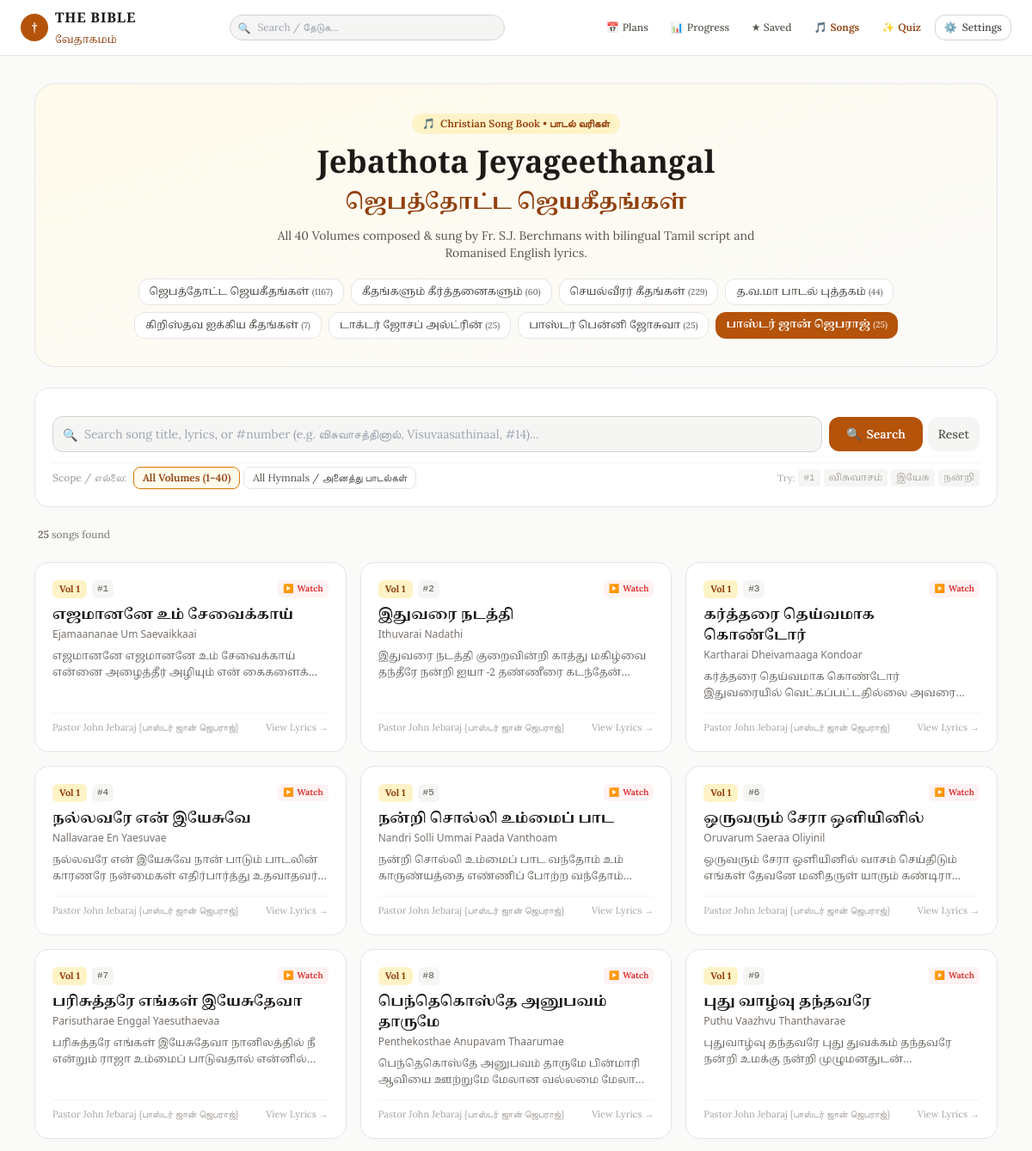
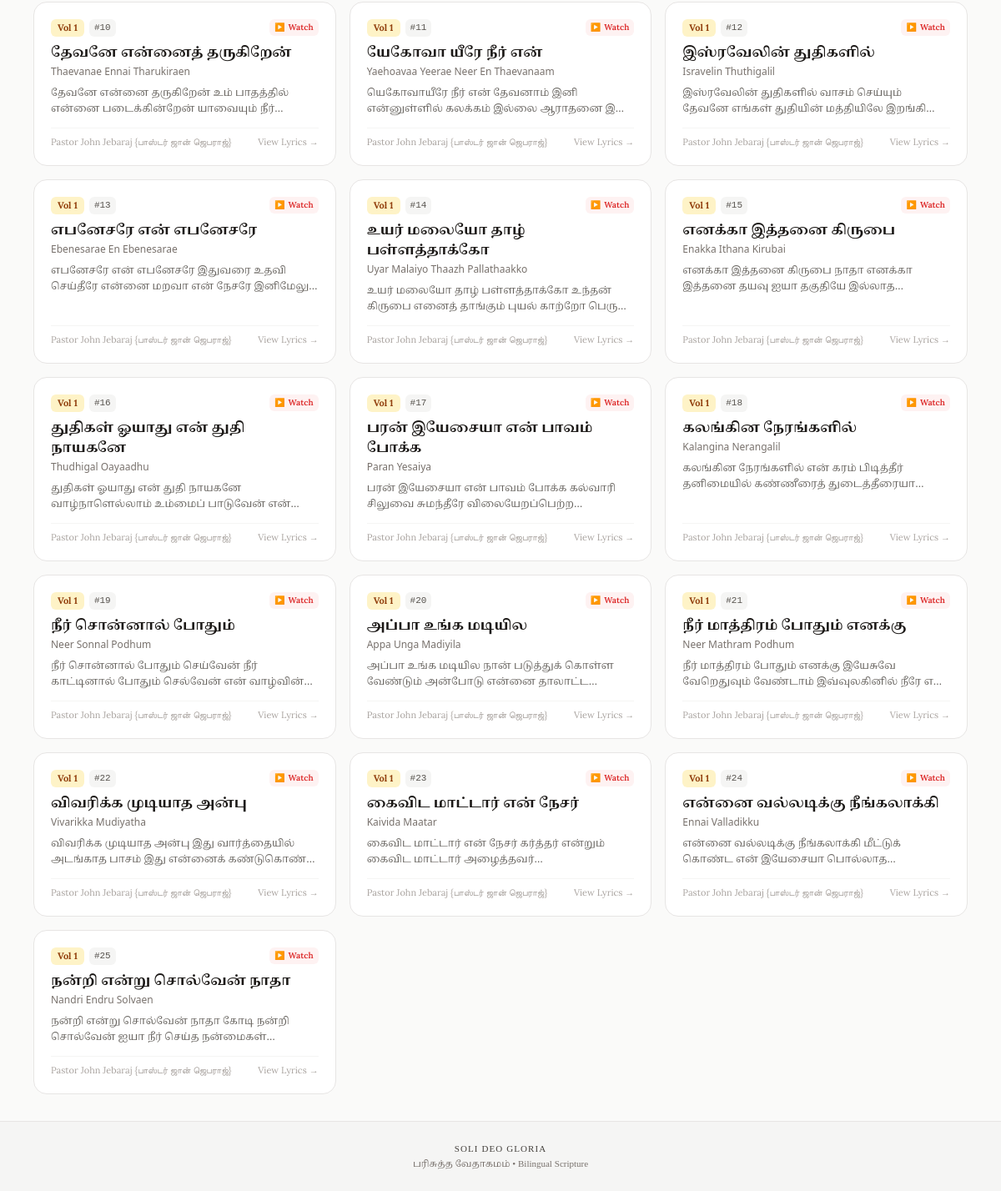
The page /songs?book=johnjebaraj&canon=protestant on the database its author committed (2 pictures, top to bottom).
### tables this page shows
CREATE TABLE song_books (
            code TEXT PRIMARY KEY,
            name_ta TEXT NOT NULL,
            name_en TEXT NOT NULL,
            display_order INTEGER DEFAULT 0
        );

CREATE TABLE songs (
            id INTEGER PRIMARY KEY,
            songbook_code TEXT NOT NULL,
            songbook_name_ta TEXT,
            songbook_name_en TEXT,
            volume INTEGER DEFAULT 0,
            volume_name TEXT,
            song_number INTEGER DEFAULT 0,
            title_ta TEXT NOT NULL,
            title_en TEXT NOT NULL,
            alternate_title TEXT,
            lyrics_ta TEXT,
            lyrics_en TEXT,
            lyrics_bilingual TEXT,
            author TEXT,
            youtube_url TEXT
        );

### app/main.py (the view)
@app.get("/songs", response_class=HTMLResponse)
async def songs_directory_page(
    request: Request,
    book: str = Query("jebathota"),
    vol: int = Query(None),
    q: str = Query(""),
    page: int = Query(1, ge=1),
    canon: str = Query(None)
):
    active_canon = resolve_canon(request, canon)
    canon_ctx = get_canon_context(active_canon)
    songbooks = get_song_books()
    volumes = get_song_volumes(book)
    clean_q = q.strip() if q else ""
    page_size = 40
    offset = (page - 1) * page_size
    songs_data = get_songs_list(
        songbook_code=book,
        volume=vol,
        query=clean_q,
        limit=page_size,
        offset=offset
    )
    total_count = songs_data["total_count"]
    total_pages = max(1, (total_count + page_size - 1) // page_size)
    return templates.TemplateResponse(
        request=request,
        name="songs.html",
        context={
            **canon_ctx,
            "songbooks": songbooks,
            "volumes": volumes,
            "active_book": book,
            "active_vol": vol,
            "query": clean_q,
            "songs": songs_data["songs"],
            "total_count": total_count,
            "page": page,
            "total_pages": total_pages,
        },
    )

### templates/songs.html (shortened to what this page needs)
{% extends "base.html" %}
{% block content %}
<div class="max-w-6xl mx-auto px-3 sm:px-4 py-4 sm:py-8 space-y-6">
    <div class="bg-gradient-to-br from-amber-50 to-stone-50 dark:from-stone-900 dark:to-stone-950 border border-stone-200 dark:border-stone-800 rounded-3xl p-5 sm:p-8 text-center space-y-3 relative overflow-hidden shadow-xs">
        <div class="inline-flex items-center gap-1.5 px-3 py-1 rounded-full bg-amber-100 dark:bg-amber-900/40 text-amber-800 dark:text-amber-300 text-xs font-semibold">
            <span>🎵</span> <span>Christian Song Book • பாடல் வரிகள்</span>
        </div>
        <h1 class="font-cinzel text-2xl sm:text-4xl font-bold text-stone-900 dark:text-stone-100">
            Jebathota Jeyageethangal
        </h1>
        <h2 class="font-tamil text-lg sm:text-2xl text-amber-800 dark:text-amber-400 font-semibold" translate="no">
            ஜெபத்தோட்ட ஜெயகீதங்கள்
        </h2>
        <p class="text-xs sm:text-sm text-stone-600 dark:text-stone-400 max-w-xl mx-auto">
            All 40 Volumes composed & sung by Fr. S.J. Berchmans with bilingual Tamil script and Romanised English lyrics.
        </p>
        <div class="pt-2 flex flex-wrap justify-center gap-1.5 sm:gap-2">
            {% for sb in songbooks %}
            <a href="/songs?book={{ sb.code }}{% if canon %}&canon={{ canon }}{% endif %}"
               class="px-3 py-1.5 rounded-xl text-xs font-medium transition cursor-pointer {% if active_book == sb.code %}bg-amber-700 text-white font-semibold shadow-xs{% else %}bg-white dark:bg-stone-800 text-stone-700 dark:text-stone-300 border border-stone-200 dark:border-stone-700 hover:border-amber-600{% endif %}">
                <span class="font-tamil" translate="no">{{ sb.name_ta }}</span>
                <span class="text-[10px] opacity-75">({{ sb.song_count }})</span>
            </a>
            {% endfor %}
        </div>
    </div>
    <div class="bg-white dark:bg-stone-900 border border-stone-200 dark:border-stone-800 rounded-2xl p-4 sm:p-5 shadow-xs space-y-3">
        <form id="song-search-form" action="/songs" method="get" class="space-y-3">
            <div class="flex flex-col sm:flex-row gap-2 relative">
                <div class="relative flex-1">
                    <input type="text" id="song-search-input" name="q" value="{{ query }}"
                           placeholder="Search song title, lyrics, or #number (e.g. விசுவாசத்தினால், Visuvaasathinaal, #14)..."
                           autocomplete="off"
                           class="w-full text-xs sm:text-sm bg-stone-100 dark:bg-stone-800 border border-stone-300 dark:border-stone-700 rounded-xl pl-9 pr-8 py-2.5 focus:outline-none focus:ring-2 focus:ring-amber-700 text-stone-900 dark:text-stone-100">
                    <span class="absolute left-3 top-3 text-stone-400 text-xs sm:text-sm">🔍</span>
                </div>
                <div class="flex items-center gap-1.5 shrink-0">
                    <button type="submit" class="w-full sm:w-auto px-5 py-2.5 bg-amber-700 hover:bg-amber-800 text-white rounded-xl text-xs sm:text-sm font-semibold transition cursor-pointer flex items-center justify-center gap-1.5 shadow-xs">
                        <span>🔍</span> <span>Search</span>
                    </button>
                    {% if query or active_vol or (active_book and active_book != 'jebathota') %}
                    <a href="/songs?book=jebathota{% if canon %}&canon={{ canon }}{% endif %}"
                       class="px-3 py-2.5 bg-stone-100 dark:bg-stone-800 hover:bg-stone-200 dark:hover:bg-stone-700 text-stone-600 dark:text-stone-300 rounded-xl text-xs sm:text-sm font-medium transition shrink-0"
                       title="Reset search and filters">
                        Reset
                    </a>
                    {% endif %}
                </div>
            </div>
            <div class="flex flex-wrap items-center justify-between gap-2 pt-1 border-t border-stone-100 dark:border-stone-800 text-xs">
                <div class="flex flex-wrap items-center gap-1 text-[11px] sm:text-xs">
                    <span class="text-stone-400 font-medium mr-1">Scope / எல்லை:</span>
                    <label class="inline-flex items-center gap-1 px-2.5 py-1 rounded-lg border cursor-pointer transition {% if not active_vol and active_book != 'all' %}bg-amber-50 dark:bg-amber-950/40 border-amber-600 text-amber-800 dark:text-amber-300 font-semibold{% else %}border-stone-200 dark:border-stone-700 text-stone-600 dark:text-stone-400 hover:bg-stone-50 dark:hover:bg-stone-800{% endif %}">
                        <span>All Volumes (1–40)</span>
                    </label>
                    <label class="inline-flex items-center gap-1 px-2.5 py-1 rounded-lg border cursor-pointer transition {% if active_book == 'all' %}bg-amber-50 dark:bg-amber-950/40 border-amber-600 text-amber-800 dark:text-amber-300 font-semibold{% else %}border-stone-200 dark:border-stone-700 text-stone-600 dark:text-stone-400 hover:bg-stone-50 dark:hover:bg-stone-800{% endif %}">
                        <span>All Hymnals / அனைத்து பாடல்கள்</span>
                    </label>
                </div>
                <div class="hidden md:flex items-center gap-1 text-[11px] text-stone-400">
                    <span>Try:</span>
                    <button type="button" onclick="quickFillSearch('#1')" class="px-1.5 py-0.5 rounded bg-stone-100 dark:bg-stone-800 hover:text-amber-700 font-mono">#1</button>
                    <button type="button" onclick="quickFillSearch('விசுவாசம்')" class="px-1.5 py-0.5 rounded bg-stone-100 dark:bg-stone-800 hover:text-amber-700 font-tamil" translate="no">விசுவாசம்</button>
                    <button type="button" onclick="quickFillSearch('இயேசு')" class="px-1.5 py-0.5 rounded bg-stone-100 dark:bg-stone-800 hover:text-amber-700 font-tamil" translate="no">இயேசு</button>
                    <button type="button" onclick="quickFillSearch('நன்றி')" class="px-1.5 py-0.5 rounded bg-stone-100 dark:bg-stone-800 hover:text-amber-700 font-tamil" translate="no">நன்றி</button>
                </div>
            </div>
        </form>
    </div>
    <div class="flex items-center justify-between text-xs text-stone-500 px-1">
        <div>
            <span><strong>{{ total_count }}</strong> songs found</span>
        </div>
    </div>
    {% if songs %}
    <div class="grid grid-cols-1 md:grid-cols-2 lg:grid-cols-3 gap-3 sm:gap-4">
        {% for s in songs %}
        <a href="/songs/{{ s.id }}{% if canon %}?canon={{ canon }}{% endif %}"
           class="group bg-white dark:bg-stone-900 border border-stone-200 dark:border-stone-800 hover:border-amber-600/70 rounded-2xl p-4 sm:p-5 shadow-xs hover:shadow-md transition flex flex-col justify-between space-y-3">
            <div class="space-y-2">
                <div class="flex items-center justify-between text-[11px]">
                    <div class="flex items-center gap-1.5">
                        {% if s.volume and s.volume > 0 %}
                        <span class="px-2 py-0.5 rounded-md bg-amber-100 dark:bg-amber-900/40 text-amber-800 dark:text-amber-300 font-bold">
                            Vol {{ s.volume }}
                        </span>
                        {% endif %}
                        {% if s.song_number and s.song_number > 0 %}
                        <span class="px-1.5 py-0.5 rounded-md bg-stone-100 dark:bg-stone-800 text-stone-600 dark:text-stone-400 font-mono">
                            #{{ s.song_number }}
                        </span>
                        {% endif %}
                    </div>
                    {% if s.youtube_url %}
                    <span class="inline-flex items-center gap-1 text-red-600 text-xs font-semibold px-1.5 py-0.5 rounded-md bg-red-50 dark:bg-red-950/40" title="Watch on YouTube">
                        <span class="text-[10px]">▶️</span> <span class="text-[10px] hidden sm:inline">Watch</span>
                    </span>
                    {% endif %}
                </div>
                <div>
                    <h3 class="font-tamil font-bold text-sm sm:text-base text-stone-900 dark:text-stone-100 group-hover:text-amber-700 dark:group-hover:text-amber-400 transition leading-snug" translate="no">
                        {{ s.title_ta }}
                    </h3>
                    <p class="font-sans text-xs text-stone-500 font-medium mt-0.5">
                        {{ s.title_en }}
                    </p>
                </div>
                {% if s.snippet_ta %}
                <p class="font-tamil text-xs text-stone-600 dark:text-stone-400 line-clamp-2 leading-relaxed opacity-90" translate="no">
                    {{ s.snippet_ta }}...
                </p>
                {% endif %}
            </div>
            <div class="pt-2 border-t border-stone-100 dark:border-stone-800 flex items-center justify-between text-[11px] text-stone-400 group-hover:text-amber-700 transition">
                <span>{{ s.author or "Fr. S.J. Berchmans" }}</span>
                <span>View Lyrics →</span>
            </div>
        </a>
        {% endfor %}
    </div>
    {% endif %}
</div>
{% endblock %}

### templates/base.html (style rules this page uses)
:root { --reader-font-size: 18px; }
.font-tamil { font-family: 'Noto Serif Tamil', serif; line-height: 2.1; }
.verse-text-ta, .verse-ta, .font-tamil { line-height: 1.95 !important; }

### rows shown on the page
song_books: name_ta "ஜெபத்தோட்ட ஜெயகீதங்கள்", song_count "1167"
song_books: name_ta "கீதங்களும் கீர்த்தனைகளும்", song_count "60"
song_books: name_ta "செயல்வீரர் கீதங்கள்", song_count "229"
song_books: name_ta "த.வ.மா பாடல் புத்தகம்", song_count "44"
song_books: name_ta "கிறிஸ்தவ ஐக்கிய கீதங்கள்", song_count "7"
song_books: name_ta "டாக்டர் ஜோசப் அல்ட்ரின்", song_count "25"
song_books: name_ta "பாஸ்டர் பென்னி ஜோசுவா", song_count "25"
song_books: name_ta "பாஸ்டர் ஜான் ஜெபராஜ்", song_count "25"
songs: volume "1", song_number "1", shows "Watch", title_ta "எஜமானனே உம் சேவைக்காய்", title_en "Ejamaananae Um Saevaikkaai", snippet_ta "எஜமானனே எஜமானனே உம் சேவைக்காய் என்னை அழைத்தீர் அழியும் என்…", author "Pastor John Jebaraj {பாஸ்டர் ஜான் ஜெபராஜ்}"
songs: volume "1", song_number "2", shows "Watch", title_ta "இதுவரை நடத்தி", title_en "Ithuvarai Nadathi", snippet_ta "இதுவரை நடத்தி குறைவின்றி காத்து மகிழ்வை தந்தீரே நன்றி ஐயா -2 தண்ணீரை…", author "Pastor John Jebaraj {பாஸ்டர் ஜான் ஜெபராஜ்}"
songs: volume "1", song_number "3", shows "Watch", title_ta "கர்த்தரை தெய்வமாக கொண்டோர்", title_en "Kartharai Dheivamaaga Kondoar", snippet_ta "கர்த்தரை தெய்வமாக கொண்டோர் இதுவரையில் வெட்கப்பட்டதில்லை…", author "Pastor John Jebaraj {பாஸ்டர் ஜான் ஜெபராஜ்}"
songs: volume "1", song_number "4", shows "Watch", title_ta "நல்லவரே என் இயேசுவே", title_en "Nallavarae En Yaesuvae", snippet_ta "நல்லவரே என் இயேசுவே நான் பாடும் பாடலின் காரணரே நன்மைகள் எதிர்பார்த்து…", author "Pastor John Jebaraj {பாஸ்டர் ஜான் ஜெபராஜ்}"
songs: volume "1", song_number "5", shows "Watch", title_ta "நன்றி சொல்லி உம்மைப் பாட", title_en "Nandri Solli Ummai Paada Vanthoam", snippet_ta "நன்றி சொல்லி உம்மைப் பாட வந்தோம் உம் காருண்யத்தை எண்ணிப் போற்ற…", author "Pastor John Jebaraj {பாஸ்டர் ஜான் ஜெபராஜ்}"
songs: volume "1", song_number "6", shows "Watch", title_ta "ஒருவரும் சேரா ஒளியினில்", title_en "Oruvarum Saeraa Oliyinil", snippet_ta "ஒருவரும் சேரா ஒளியினில் வாசம் செய்திடும் எங்கள் தேவனே மனிதருள் யாரும்…", author "Pastor John Jebaraj {பாஸ்டர் ஜான் ஜெபராஜ்}"
songs: volume "1", song_number "7", shows "Watch", title_ta "பரிசுத்தரே எங்கள் இயேசுதேவா", title_en "Parisutharae Enggal Yaesuthaevaa", snippet_ta "பரிசுத்தரே எங்கள் இயேசுதேவா நானிலத்தில் நீ என்றும் ராஜா உம்மைப் பாடுவதால்…", author "Pastor John Jebaraj {பாஸ்டர் ஜான் ஜெபராஜ்}"
songs: volume "1", song_number "8", shows "Watch", title_ta "பெந்தெகொஸ்தே அனுபவம் தாருமே", title_en "Penthekosthae Anupavam Thaarumae", snippet_ta "பெந்தெகொஸ்தே அனுபவம் தாருமே பின்மாரி ஆவியை ஊற்றுமே மேலான வல்லமை…", author "Pastor John Jebaraj {பாஸ்டர் ஜான் ஜெபராஜ்}"
songs: volume "1", song_number "9", shows "Watch", title_ta "புது வாழ்வு தந்தவரே", title_en "Puthu Vaazhvu Thanthavarae", snippet_ta "புதுவாழ்வு தந்தவரே புது துவக்கம் தந்தவரே நன்றி உமக்கு நன்றி…", author "Pastor John Jebaraj {பாஸ்டர் ஜான் ஜெபராஜ்}"
songs: volume "1", song_number "10", shows "Watch", title_ta "தேவனே என்னைத் தருகிறேன்", title_en "Thaevanae Ennai Tharukiraen", snippet_ta "தேவனே என்னை தருகிறேன் உம் பாதத்தில் என்னை படைக்கின்றேன் யாவையும்…", author "Pastor John Jebaraj {பாஸ்டர் ஜான் ஜெபராஜ்}"
songs: volume "1", song_number "11", shows "Watch", title_ta "யேகோவா யீரே நீர் என்", title_en "Yaehoavaa Yeerae Neer En Thaevanaam", snippet_ta "யெகோவாயீரே நீர் என் தேவனாம் இனி என்னுள்ளில் கலக்கம் இல்லை ஆராதனை…", author "Pastor John Jebaraj {பாஸ்டர் ஜான் ஜெபராஜ்}"
songs: volume "1", song_number "12", shows "Watch", title_ta "இஸ்ரவேலின் துதிகளில்", title_en "Isravelin Thuthigalil", snippet_ta "இஸ்ரவேலின் துதிகளில் வாசம் செய்யும் தேவனே எங்கள் துதியின் மத்தியிலே…", author "Pastor John Jebaraj {பாஸ்டர் ஜான் ஜெபராஜ்}"
songs: volume "1", song_number "13", shows "Watch", title_ta "எபனேசரே என் எபனேசரே", title_en "Ebenesarae En Ebenesarae", snippet_ta "எபனேசரே என் எபனேசரே இதுவரை உதவி செய்தீரே என்னை மறவா என் நேசரே…", author "Pastor John Jebaraj {பாஸ்டர் ஜான் ஜெபராஜ்}"
songs: volume "1", song_number "14", shows "Watch", title_ta "உயர் மலையோ தாழ் பள்ளத்தாக்கோ", title_en "Uyar Malaiyo Thaazh Pallathaakko", snippet_ta "உயர் மலையோ தாழ் பள்ளத்தாக்கோ உந்தன் கிருபை எனைத் தாங்கும் புயல் காற்றோ…", author "Pastor John Jebaraj {பாஸ்டர் ஜான் ஜெபராஜ்}"
songs: volume "1", song_number "15", shows "Watch", title_ta "எனக்கா இத்தனை கிருபை", title_en "Enakka Ithana Kirubai", snippet_ta "எனக்கா இத்தனை கிருபை நாதா எனக்கா இத்தனை தயவு ஐயா தகுதியே…", author "Pastor John Jebaraj {பாஸ்டர் ஜான் ஜெபராஜ்}"
songs: volume "1", song_number "16", shows "Watch", title_ta "துதிகள் ஓயாது என் துதி நாயகனே", title_en "Thudhigal Oayaadhu", snippet_ta "துதிகள் ஓயாது என் துதி நாயகனே வாழ்நாளெல்லாம் உம்மைப் பாடுவேன்…", author "Pastor John Jebaraj {பாஸ்டர் ஜான் ஜெபராஜ்}"
songs: volume "1", song_number "17", shows "Watch", title_ta "பரன் இயேசையா என் பாவம் போக்க", title_en "Paran Yesaiya", snippet_ta "பரன் இயேசையா என் பாவம் போக்க கல்வாரி சிலுவை சுமந்தீரே…", author "Pastor John Jebaraj {பாஸ்டர் ஜான் ஜெபராஜ்}"
songs: volume "1", song_number "18", shows "Watch", title_ta "கலங்கின நேரங்களில்", title_en "Kalangina Nerangalil", snippet_ta "கலங்கின நேரங்களில் என் கரம் பிடித்தீர் தனிமையில் கண்ணீரைத்…", author "Pastor John Jebaraj {பாஸ்டர் ஜான் ஜெபராஜ்}"
songs: volume "1", song_number "19", shows "Watch", title_ta "நீர் சொன்னால் போதும்", title_en "Neer Sonnal Podhum", snippet_ta "நீர் சொன்னால் போதும் செய்வேன் நீர் காட்டினால் போதும் செல்வேன் என்…", author "Pastor John Jebaraj {பாஸ்டர் ஜான் ஜெபராஜ்}"
songs: volume "1", song_number "20", shows "Watch", title_ta "அப்பா உங்க மடியில", title_en "Appa Unga Madiyila", snippet_ta "அப்பா உங்க மடியில நான் படுத்துக் கொள்ள வேண்டும் அன்போடு என்னை…", author "Pastor John Jebaraj {பாஸ்டர் ஜான் ஜெபராஜ்}"
songs: volume "1", song_number "21", shows "Watch", title_ta "நீர் மாத்திரம் போதும் எனக்கு", title_en "Neer Mathram Podhum", snippet_ta "நீர் மாத்திரம் போதும் எனக்கு இயேசுவே வேறெதுவும் வேண்டாம் இவ்வுலகினில் நீரே…", author "Pastor John Jebaraj {பாஸ்டர் ஜான் ஜெபராஜ்}"
songs: volume "1", song_number "22", shows "Watch", title_ta "விவரிக்க முடியாத அன்பு", title_en "Vivarikka Mudiyatha", snippet_ta "விவரிக்க முடியாத அன்பு இது வார்த்தையில் அடங்காத பாசம் இது என்னைக்…", author "Pastor John Jebaraj {பாஸ்டர் ஜான் ஜெபராஜ்}"
songs: volume "1", song_number "23", shows "Watch", title_ta "கைவிட மாட்டார் என் நேசர்", title_en "Kaivida Maatar", snippet_ta "கைவிட மாட்டார் என் நேசர் கர்த்தர் என்றும் கைவிட மாட்டார்…", author "Pastor John Jebaraj {பாஸ்டர் ஜான் ஜெபராஜ்}"
songs: volume "1", song_number "24", shows "Watch", title_ta "என்னை வல்லடிக்கு நீங்கலாக்கி", title_en "Ennai Valladikku", snippet_ta "என்னை வல்லடிக்கு நீங்கலாக்கி மீட்டுக் கொண்ட என் இயேசையா…", author "Pastor John Jebaraj {பாஸ்டர் ஜான் ஜெபராஜ்}"
songs: volume "1", song_number "25", shows "Watch", title_ta "நன்றி என்று சொல்வேன் நாதா", title_en "Nandri Endru Solvaen", snippet_ta "நன்றி என்று சொல்வேன் நாதா கோடி நன்றி சொல்வேன் ஐயா நீர் செய்த…", author "Pastor John Jebaraj {பாஸ்டர் ஜான் ஜெபராஜ்}"

### other values the page prints
{{ total_count }} "25"
